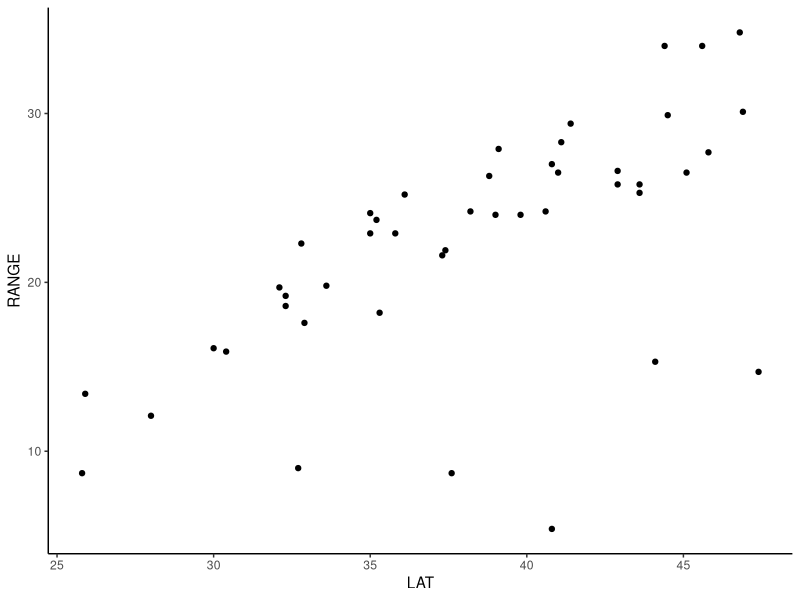
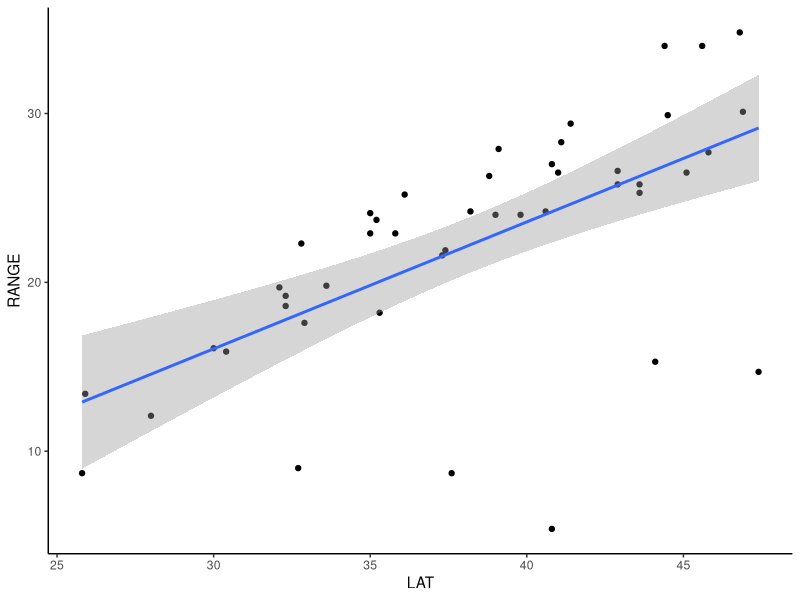

Write the R code that produced these figures, in order.
## ---- chunk 1
knitr::opts_chunk$set(echo = TRUE)
## ---- chunk 2
ipak <- function(pkg){
    new.pkg <- pkg[!(pkg %in% installed.packages()[, "Package"])]
    if (length(new.pkg)) 
        install.packages(new.pkg, dependencies = TRUE)
    sapply(pkg, require, character.only = TRUE)
}

# usage
packages <- c("knitr", "kableExtra", "ggplot2","plotly")
ipak(packages)

## ---- chunk 3
fw07p06 = read.table("data_lab1.txt", header = FALSE, sep = "", dec = ".")
colnames(fw07p06)=c("CITY","STATE","LAT","RANGE")
## ---- chunk 4
ggplot(data = fw07p06,aes(x = LAT,y = RANGE))+
  geom_point()+
  theme_classic()

## ---- chunk 5
## Fitting the model
model1 <- lm(RANGE ~ LAT, data=fw07p06)
summary(model1)
## ---- chunk 6
model1$coefficients

## ---- chunk 7
ggplot(data = fw07p06,aes(x = LAT,y = RANGE))+
  geom_point()+
  geom_smooth(method=lm)+
  theme_classic()
## ---- chunk 8
confint(model1) #with default 5% significance level.
## ---- chunk 9
summary(model1)$r.squared 
